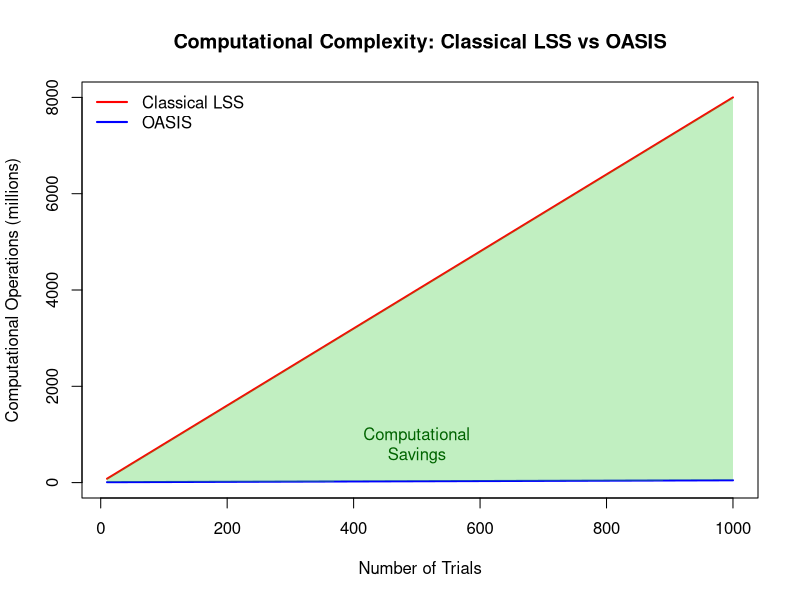

Source code (R):
## ---- chunk 1
knitr::opts_chunk$set(
  collapse = TRUE,
  comment = "#>",
  fig.width = 8,
  fig.height = 6,
  warning = FALSE,
  message = FALSE
)
## ---- chunk 2
# Demonstrate computational scaling
N_trials <- c(10, 50, 100, 200, 500, 1000)
T_points <- 200  # Fixed number of timepoints

# Simplified complexity models (arbitrary units)
classical_ops <- N_trials * T_points^3 / 1e6  # O(NT³)
oasis_ops <- (T_points^3 + N_trials * T_points^2) / 1e6  # O(T³ + NT²)

# Create comparison plot
plot(N_trials, classical_ops, type='l', col='red', lwd=2,
     xlab='Number of Trials', ylab='Computational Operations (millions)',
     main='Computational Complexity: Classical LSS vs OASIS',
     ylim=c(0, max(classical_ops)))
lines(N_trials, oasis_ops, col='blue', lwd=2)
legend('topleft', c('Classical LSS', 'OASIS'),
       col=c('red', 'blue'), lwd=2, bty='n')

# Add shaded region showing computational savings
polygon(c(N_trials, rev(N_trials)),
        c(classical_ops, rev(oasis_ops)),
        col=rgb(0.2, 0.8, 0.2, 0.3), border=NA)
text(500, mean(c(classical_ops[4], oasis_ops[4])),
     'Computational\nSavings', col='darkgreen')
## ---- chunk 3
sessionInfo()
